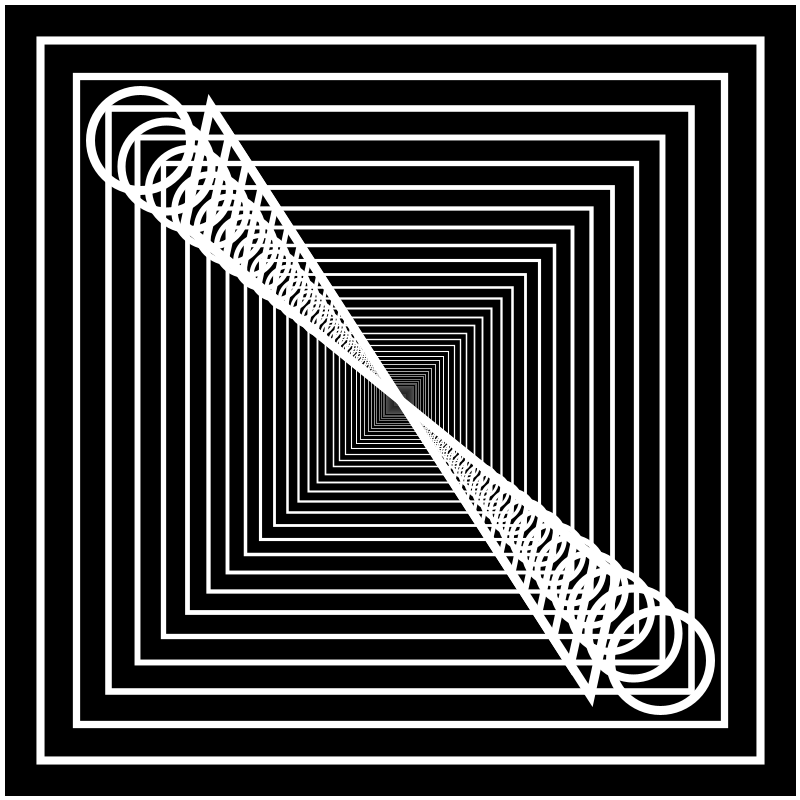
Frame 1 (no input)
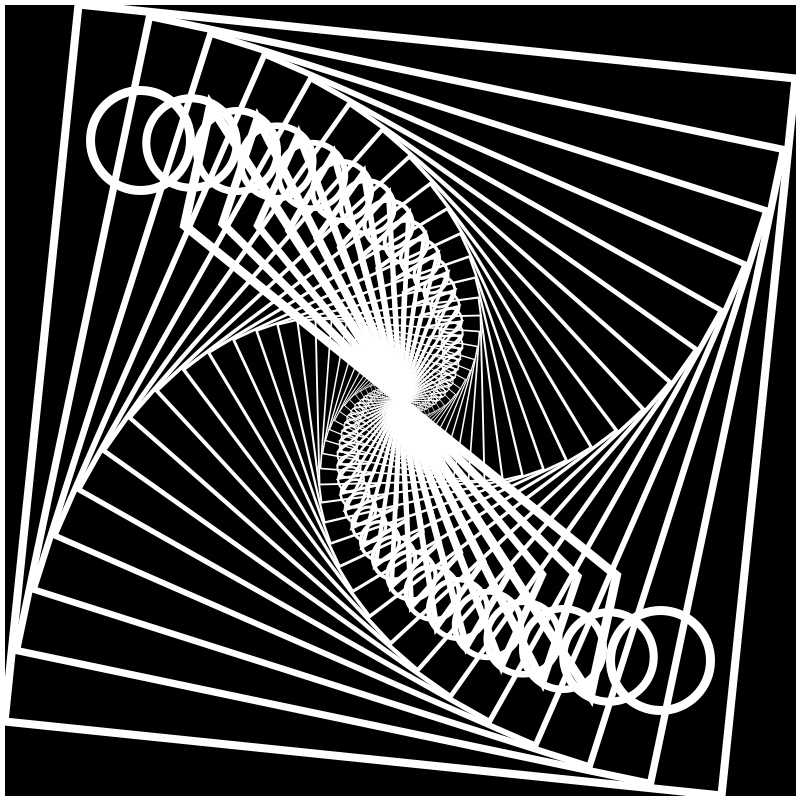
Frame 60 (the mouse pressed at the canvas centre just before this capture)
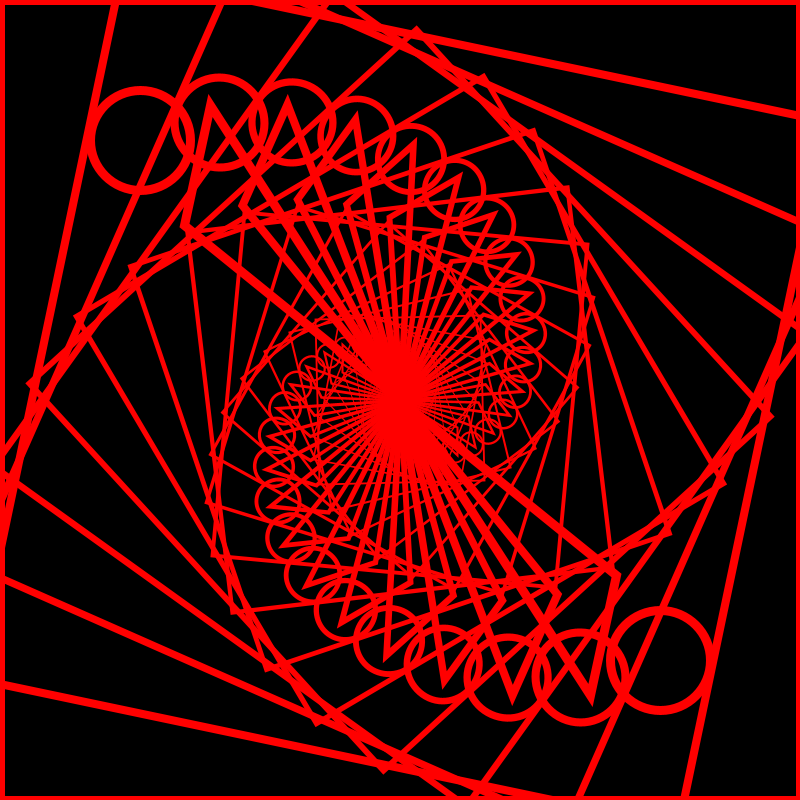
Frame 120 (the mouse held since frame 60 and released just before this capture)

The Processing sketch that drew these frames (run headless with seeded random() and noise(); from frame 60 on, the mouse is pressed at the canvas centre):

// Processing sketch: processing_176825
// ── processing_176825.pde

float angulo = 0;

void setup() {
  size(800, 800);
  strokeWeight(9); 
 
}

void draw() {
  
  background(0);
  noFill();
  // con el rectMode se dibujan los cuadrados en el centro
  rectMode(CENTER);
 
  // Establecer el modo de color HSB 
  // Ahora en adelante se especifica en el tono(hue), la saturación(saturation) y el brillo(brightness)
  colorMode(HSB);
  // con translate movemos el origen hasta el centro de la ventana
  translate(width/2,height/2);
  
  int contador = 0;
  // veces que el bucle ronda 
  while(contador<60) {
    
    //con mouseX y mouseY hacemos que cuando se pase el ratón por encima, cambie de color
    //añadiendo +contador en stroke hacemos que cuanto mas al centro vaya cambiando de color
   stroke(mouseX+contador,mouseY,255);
    
   
    triangle(-190, -295, 0, 0, -216, -175);
    triangle(190, 295, 0, 0, 216, 175);
    rect(0,0,800,800);
    ellipse(260,260,100,100);
    ellipse(-260,-260,100,100);
    
    // con rotate hacemos girar el sistema de coordenadas por el valor almacenada en la variable angulo
    rotate(radians(angulo));
    // con scale aumenta o disminuye el tamaño de una forma de expansión y contracción de los vértices.
    scale(0.90,0.90);
     
    // se le suma uno al contador
    contador++;
  }
 
 // Aumentar el ángulo 0,1 grados cada figula 
 // Es lo que crea la animación
  angulo += 0.1; 
 
}
